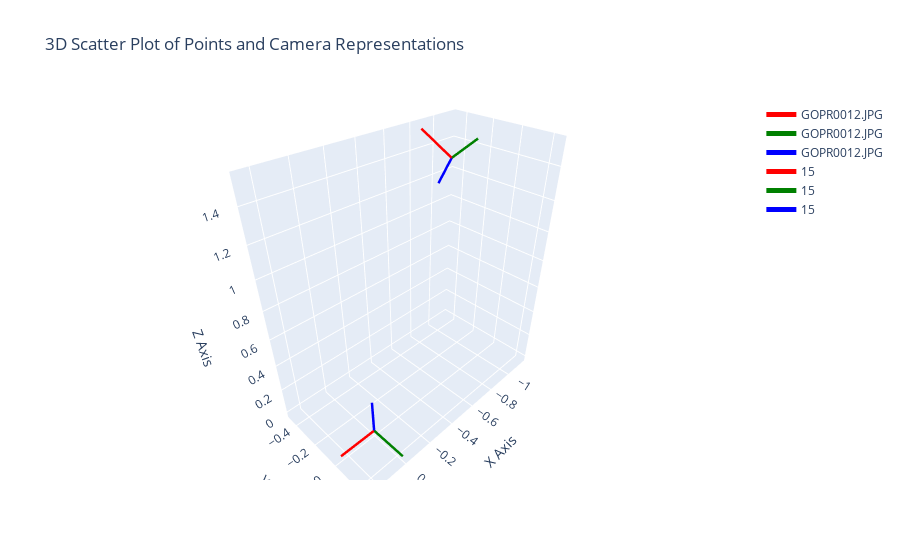

The code cell stored with this chart in its notebook:
### Code cell
extrinsic_matrices = []
for node, trans in pose_graph.nodes[pivot_node][model_key].items():
    extrinsic_matrices.append((str(node),inverse_transformation(trans)))

# Define a list of extrinsic matrices (4x4)

wpts = np.zeros((0,3))

# Call the function to plot the points and camera representations
plot_3d_points_and_camera_centers(wpts.T, extrinsic_matrices)

### Figure 1 — Plotly figure (JSON) as saved in the notebook; plotly's stock layout.template omitted (floating-point values rounded to 4 significant figures)
{"data": [{"marker": {"color": "blue", "opacity": 0.8, "size": 5}, "mode": "markers", "name": "3D Points", "type": "scatter3d", "x": [], "y": [], "z": []}, {"line": {"color": "red", "width": 5}, "mode": "lines", "name": "GOPR0012.JPG", "type": "scatter3d", "x": [0, 0.25], "y": [0, 0], "z": [0, 0]}, {"line": {"color": "green", "width": 5}, "mode": "lines", "name": "GOPR0012.JPG", "type": "scatter3d", "x": [0, 0], "y": [0, 0.25], "z": [0, 0]}, {"line": {"color": "blue", "width": 5}, "mode": "lines", "name": "GOPR0012.JPG", "type": "scatter3d", "x": [0, 0], "y": [0, 0], "z": [0, 0.25]}, {"line": {"color": "red", "width": 5}, "mode": "lines", "name": "15", "type": "scatter3d", "x": [-0.9082, -0.8721], "y": [-0.2615, -0.4715], "z": [1.386, 1.516]}, {"line": {"color": "green", "width": 5}, "mode": "lines", "name": "15", "type": "scatter3d", "x": [-0.9082, -1.152], "y": [-0.2615, -0.2679], "z": [1.386, 1.443]}, {"line": {"color": "blue", "width": 5}, "mode": "lines", "name": "15", "type": "scatter3d", "x": [-0.9082, -0.9527], "y": [-0.2615, -0.3969], "z": [1.386, 1.18]}], "layout": {"scene": {"xaxis": {"title": {"text": "X Axis"}}, "yaxis": {"title": {"text": "Y Axis"}}, "zaxis": {"title": {"text": "Z Axis"}}}, "title": {"text": "3D Scatter Plot of Points and Camera Representations"}}}
